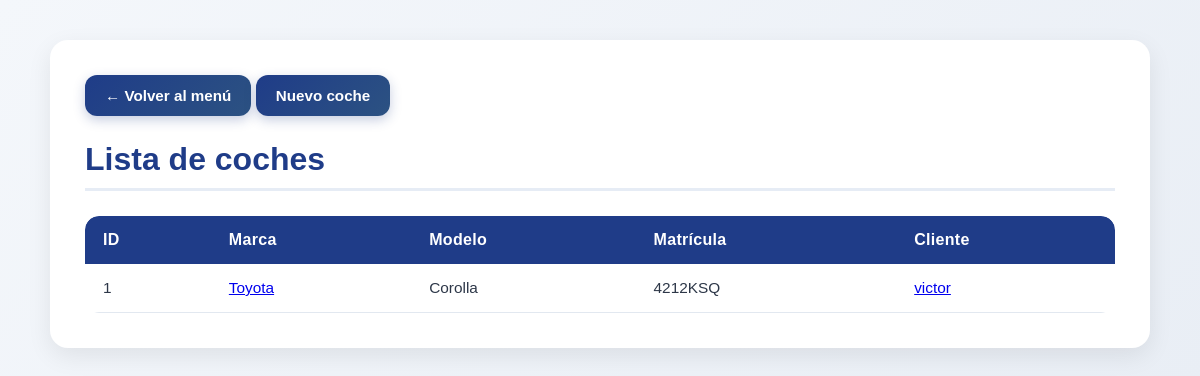
The app's page /gestion/coches/, older data.
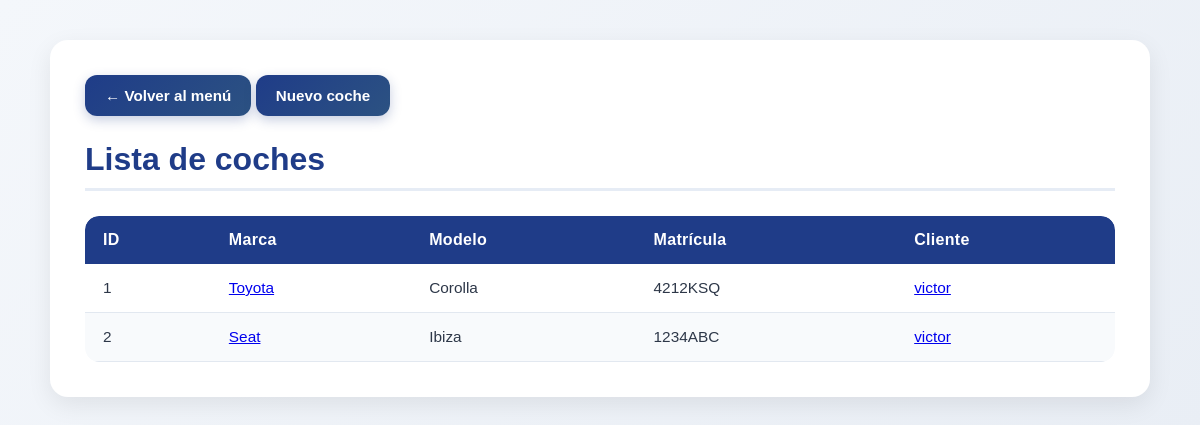
The same page, newer data.
### app_gestionar_taller/models.py (models this page shows, shortened)
class Coche(models.Model):
    cliente = models.ForeignKey(Cliente, on_delete=models.CASCADE)
    marca = models.CharField(max_length=50)
    modelo = models.CharField(max_length=50)
    matricula = models.CharField(max_length=10, unique=True)

class Cliente(models.Model):
    nombre = models.CharField(max_length=100)
    telefono = models.CharField(max_length=15)
    email = models.EmailField()

### app_gestionar_taller/views.py (the view)
# urls.py: path('coches/', lista_coches, name='lista_coches'),
def lista_coches(request):
    coches = Coche.objects.select_related('cliente').all()
    return render(request, 'lista_coche.html', {'coches': coches})

### app_gestionar_taller/templates/lista_coche.html (shortened to what this page needs)
<!DOCTYPE html>
<html lang="es">
<head>
</head>
<body>
    <div class="container">
        <a href="{% url 'menu_principal' %}" class="back-button">← Volver al menú</a>
        <a href="{% url 'nuevo_coche' %}" class="back-button"> Nuevo coche </a>
        <h1>Lista de coches</h1>
        {% if coches %}
        <div class="table-wrapper">
            <table>
                <thead>
                    <tr>
                        <th>ID</th>
                        <th>Marca</th>
                        <th>Modelo</th>
                        <th>Matrícula</th>
                        <th>Cliente</th>
                    </tr>
                </thead>
                <tbody>
                    {% for coche in coches %}
                    <tr>
                        <td>{{ coche.id }}</td>
                        <td><a href="{% url 'detalle_coche' coche.id %}">{{ coche.marca }}</a></td>
                        <td>{{ coche.modelo }}</td>
                        <td>{{ coche.matricula }}</td>
                        <td><a href="{% url 'detalle_cliente' coche.cliente.id %}">{{ coche.cliente.nombre }}</a></td>
                    </tr>
                    {% endfor %}
                </tbody>
            </table>
        </div>
        {% else %}
            <p class="empty-message">No hay coches registrados en el taller.</p>
        {% endif %}
    </div>
</body>
</html>

Row changes from the older to the newer data that the page shows:
added Coche: id "2", marca "Seat", modelo "Ibiza", matricula "1234ABC", cliente.nombre "victor"
